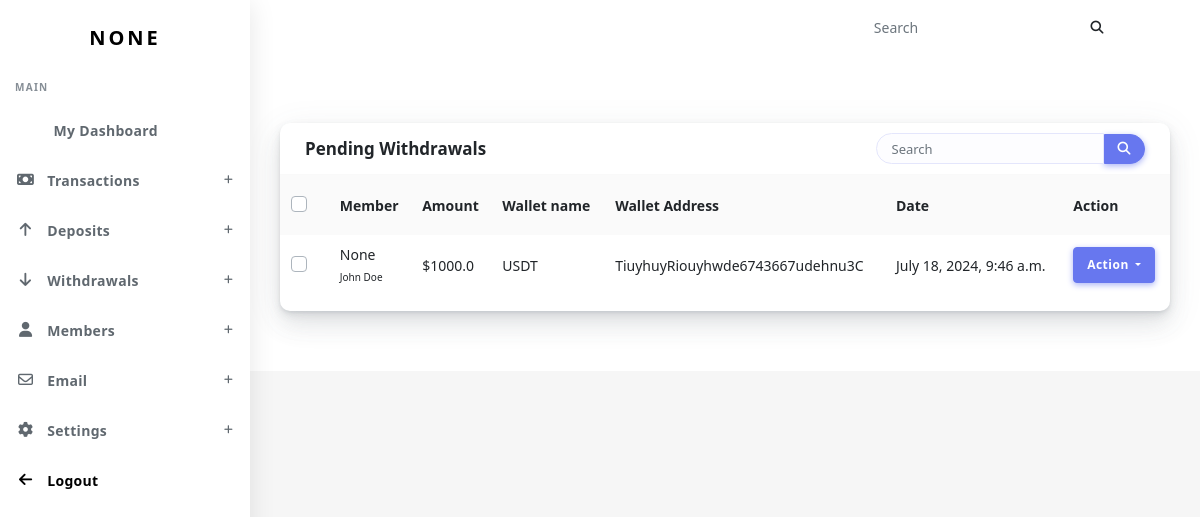
Screenshot of /my-admin/withdrawals/ (signed in) with the database file from the repository.
### Users/models.py (models this page shows, shortened)
class User(AbstractBaseUser, PermissionsMixin):
    wallet_choices = (
        ("BTC", "BTC"),
        ("ETH", "ETH"),
        ("USDT", "USDT"),
        ("LTC", "LTC")
    )
    def get_path(instance, filename):
        filename = "{}.{}".format(instance.name, filename.split('.')[1])
        return "users/dp/{}".format(filename)
    def get_path(instance, filename):
        ext = filename.split('.')[1]
        file = "dp.{}".format(ext)
        return "users/profile/{}/{}".format(instance, file)
    username = None
    email = models.EmailField('email address', unique=True)
    account_id = models.CharField(max_length=20)
    name = models.CharField(max_length=50)
    phone_number = models.CharField(max_length=30)
    date_joined = models.DateTimeField(auto_now_add=True)
    is_active = models.BooleanField(default=True)
    is_staff = models.BooleanField(default=False)
    slug = models.SlugField()
    otp = models.CharField(max_length=10, blank=True, null=True)
    otp_expiry = models.DateTimeField(blank=True, null=True)
    picture = models.FileField(upload_to=get_path)
    referee = models.ForeignKey(
        'self', blank=True, null=True, related_name="referral", on_delete=models.SET_NULL)
    referral_id = models.CharField(max_length=30, blank=True, editable=False)
    is_admin = models.BooleanField(default=False)
    country = models.ForeignKey(Country, on_delete=models.SET_NULL, null=True)
    _wallet_name = models.CharField(
        max_length=10, null=True, choices=wallet_choices)
    _wallet_address = models.CharField(
        max_length=100, null=True, help_text="BEP20 address")
    email_verified = models.BooleanField(default=False)
    USERNAME_FIELD = "email"
    REQUIRED_FIELDS = []
    objects = UserManager()
    def __init__(self, *args, **kwargs):
        super(User, self).__init__(*args, **kwargs)
        self.__fields_to_watch_for_changes = ['email', "phone_number"]
        for field in self.__fields_to_watch_for_changes:
            setattr(self, '__initial_{}'.format(field), getattr(self, field))
    @property
    def withdrawal_wallet_name(self):
        return self._wallet_name
    @property
    def withdrawal_wallet_address(self):
        return self._wallet_address
    class Meta():
        ordering = ['-date_joined']

### wallet/models.py (models this page shows, shortened)
class WithdrawalApplication(models.Model):
    wallet_choices = (
        ("BTC", "BTC"),
        ("ETH", "ETH"),
        ("USDT", "USDT"),
        ("LTC", "LTC")
    )
    balance_type_choices = (('Referral', 'Referral'), ('Main', 'Main'))
    status_choices = (('PENDING', 'PENDING'), ('APPROVED',
                      'APPROVED'), ('DECLINED', 'DECLINED'))
    user = models.ForeignKey(
        get_user_model(), on_delete=models.CASCADE, related_name='pending_withdrawal')
    amount = models.FloatField()  # in $
    balance_type = models.CharField(
        max_length=10, choices=balance_type_choices)
    status = models.CharField(
        max_length=20, choices=status_choices, default='PENDING')
    amount_paid = models.FloatField(blank=True, null=True)
    is_received = models.BooleanField(default=True)
    date = models.DateTimeField(auto_now_add=True)
    wallet_name = models.CharField(
        max_length=10, null=True, choices=wallet_choices)
    wallet_address = models.CharField(
        max_length=100, null=True, help_text="BEP20 address")

### myadmin/investment.py (the view)
# urls.py: path('withdrawals/', WithdrawalRequest.as_view(), name='withdrawals'),
class WithdrawalRequest(AdminBase, ListView):
    model = WithdrawalApplication
    template_name = 'withdrawal_application.html'
    context_object_name = 'withdrawals'
    def get_queryset(self):
        return self.model.objects.exclude(status="APPROVED").order_by('-date')

### myadmin/dashboard.py (called while the page is built)
    def test_func(self) :
        return self.request.user.is_staff or self.request.user.is_superuser

### myadmin/templates/withdrawal_application.html (shortened to what this page needs)
{% extends 'admin-dashboard-base2.html' %}
{% load static %}
{% load crispy_forms_tags %}
{% load crispy_forms_filters %}
{% load mytags %}
{% block content %}
<div class="main-content" style="margin:0px;background-color: white">
  <section class="section" >
    <div class="section-body">
          <div class="row">
                  <div class="col-12">
                    <div class="card" style="">
                      <div class="card-header">
                        <h4>Pending Withdrawals</h4>
                        <div class="card-header-form">
                          <form>
                            <div class="input-group">
                              <input type="text" class="form-control" placeholder="Search">
                              <div class="input-group-btn">
                                <button class="btn btn-primary"><i class="fas fa-search"></i></button>
                              </div>
                            </div>
                          </form>
                        </div>
                      </div>
                      <div class="card-body p-0">
                        <div class="table-responsive">
                          <table class="table table-striped">
                            <tr>
                              <th class="text-center">
                                <div class="custom-checkbox custom-checkbox-table custom-control">
                                  <label for="checkbox-all" class="custom-control-label">&nbsp;</label>
                                </div>
                              </th>
                              <th>Member</th>
                              <th>Amount</th>
                              <th>Wallet name</th>
                              <th>Wallet Address</th>
                              <th> Date</th>
                              <th>Action</th>
                            </tr>
                            {% if  withdrawals %}
                            {% for withdrawal in withdrawals %}
                            <tr>
                              <td class="p-0 text-center">
                                <div class="custom-checkbox custom-control">
                                  <label for="checkbox-1" class="custom-control-label">&nbsp;</label>
                                </div>
                              </td>
                              <td>
                                  <span>{{withdrawal.user.username}}<br><c style="font-size: 10px">{{withdrawal.user.name}}</c></span>
                              </td>
                              <td>${{withdrawal.amount}}</td>
                              <td>{{withdrawal.user.withdrawal_wallet_name}}</td>
                              <td>{{withdrawal.user.withdrawal_wallet_address|default:"User has no wallet address"}}</td>
                              <td>{{withdrawal.date}}</td>
                              <td id="action-cell{{withdrawal.pk}}">
                                      <div class="dropdown d-inline">
                                              <button class="btn btn-primary dropdown-toggle" type="button" id="dropdownMenuButton2"
                                                data-toggle="dropdown" aria-haspopup="true" aria-expanded="false">
                                                Action
                                              </button>
                                            </div>
                                  </td>
                            </tr>
                            {% endfor %}
                            {% else %}
                            <p style="padding-left:10px">You have no new Pending withdrawals</p>
                            {% endif %}
                          </table>
                        </div>
                      </div>
                    </div>
                  </div>
                </div>
    </div>
  </section>
</div>
{% endblock %}

### myadmin/templates/admin-dashboard-base2.html (shortened to what this page needs)
{% load static %}
{% load i18n %}
<!DOCTYPE html>
<html lang="en">
<head>
  <link rel="stylesheet" href="{% static 'dashboard/css/app.min.css' %}">
  <link rel="stylesheet" href="{% static 'dashboard/bundles/prism/prism.css' %}">
  <link rel="stylesheet" href="{% static 'dashboard/css/style.css' %}">
  <link rel="stylesheet" href="{% static 'dashboard/css/components.css' %}">
  <link rel="stylesheet" href="{% static 'dashboard/css/custom.css' %}">
  <link href="{% static 'socials/alita/css/materialdesignicons.min.css' %}" rel="stylesheet">
  <link href="{% static 'socials/alita/css/fontawesome.css' %}" rel="stylesheet">
</head>
<body>
  <div id="app" style="background-color: white">
    <div class="main-wrapper main-wrapper-1">
      <div class="navbar-bg"></div>
      <nav class="navbar navbar-expand-lg main-navbar sticky">
        <div class="form-inline mr-auto">
          <ul class="navbar-nav mr-3">
            <li><a href="#" data-toggle="sidebar" class="nav-link nav-link-lg
									collapse-btn"> </a></li>
            <li><a href="#" class="nav-link nav-link-lg fullscreen-btn">
              </a></li>
          </ul>
        </div>
        <ul class="navbar-nav navbar-right">
            <li>
                <form class="form-inline mr-auto">
                  <div class="search-element">
                    <input class="form-control" type="search" placeholder="Search" aria-label="Search" data-width="200">
                    <button class="btn" type="submit">
                      <i class="fas fa-search"></i>
                    </button>
                  </div>
                </form>
              </li>
              <li class="dropdown dropdown-list-toggle"><a href="#" data-toggle="dropdown"
                class="nav-link notification-toggle nav-link-lg"><i data-feather="bell" class="bell"></i>
              </a>
            </li>
        </ul>
      </nav>
      <div class="main-sidebar sidebar-style-2">
        <aside id="sidebar-wrapper">
          <div class="sidebar-brand">
            <a href="index.html">
               <span
                class="logo-name">{{user.username}}</span>
            </a>
          </div>
          <ul class="sidebar-menu">
            <li class="menu-header">Main</li>
            <li class="nav-item">
              <a style="padding-left:20px" href="{% url 'admin-dashboard' %}" class="nav-link"><span>My Dashboard</span></a>
            </li>
            <li class="dropdown" style="padding-left:0px">
                <a style="padding-left:10px" href="#" class="menu-toggle nav-link has-dropdown"><i class="fas fa-money-bill"></i><span>Transactions</span></a>
            </li>
        <li class="dropdown" style="padding-left:0px">
            <a style="padding-left:10px" href="#" class="menu-toggle nav-link has-dropdown"><i class="fas fa-arrow-up"></i><span>Deposits</span></a>
        </li>
        <li class="dropdown" style="padding-left:0px">
            <a style="padding-left:10px" href="#" class="menu-toggle nav-link has-dropdown"><i class="fas fa-arrow-down"></i><span>Withdrawals</span></a>
        </li>
        <li class="dropdown" style="padding-left:0px">
            <a style="padding-left:10px" href="#" class="menu-toggle nav-link has-dropdown"><i class="fas fa-user"></i><span>Members</span></a>
        </li>
        <li class="dropdown" style="padding-left:0px">
          <a style="padding-left:10px" href="#" class="menu-toggle nav-link has-dropdown"><i class="far fa-envelope"></i><span>Email</span></a>
      </li>
        <li class="dropdown" style="padding-left:0px">
            <a style="padding-left:10px" href="#" class="menu-toggle nav-link has-dropdown"><i class="fas fa-cog"></i><span>Settings</span></a>
        </li>
        <li  class="nav-item">
          <a style="color:black;padding-left:10px" href="{% url 'logout' %}" class="nav-link"><i class="fas fa-arrow-left"></i><span>Logout</span></a>
      </li>
          </ul>
        </aside>
      </div>
       <div style="padding-bottom:30px">
      {% block content %}{% endblock %}
      </div>
</body>
</html>

### rows the page displays
User: username "NONE"
WithdrawalApplication: user.username "None", user.name "John Doe", amount "1000.0", user.withdrawal_wallet_name "USDT", user.withdrawal_wallet_address "TiuyhuyRiouyhwde6743667udehnu3C", date "July 18, 2024, 9:46 a.m."
